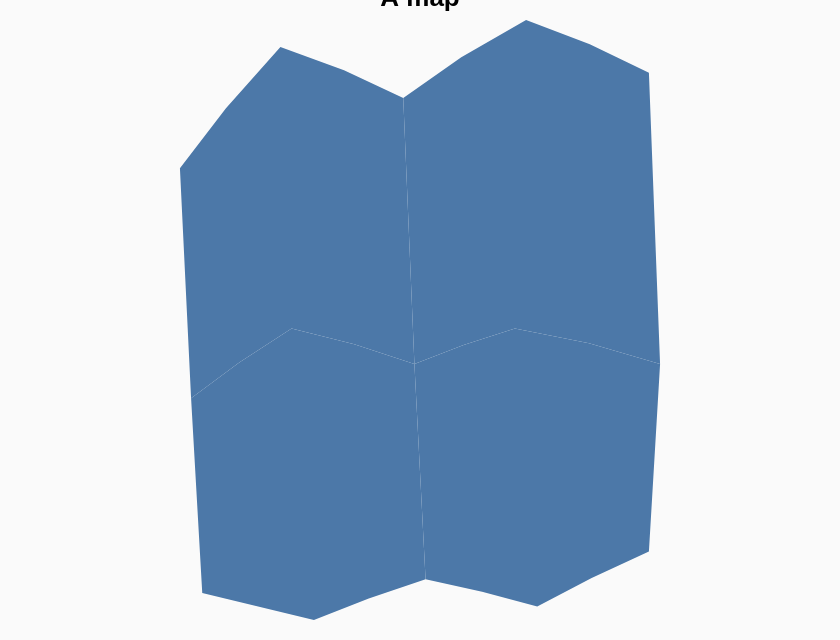

Vega-Lite specification for this chart:
### Vega-Lite specification from a JSON file in a GitHub repository (floating-point values rounded to 4 significant figures)
{"$schema": "https://vega.github.io/schema/vega-lite/v6.json", "padding": 10, "autosize": "none", "width": 400, "height": 300, "title": "A map", "background": "#fafafa", "data": {"values": {"type": "FeatureCollection", "features": [{"type": "Feature", "properties": {"name": "west", "value": 3, "cat": "a"}, "geometry": {"type": "Polygon", "coordinates": [[[-11, 48], [-2, 52], [9, 50], [10, 36], [0, 33], [-10, 35], [-11, 48]]]}}, {"type": "Feature", "properties": {"name": "east", "value": 5, "cat": "b"}, "geometry": {"type": "Polygon", "coordinates": [[[9, 50], [18, 52], [31, 50], [30, 38], [20, 34], [10, 36], [9, 50]]]}}, {"type": "Feature", "properties": {"name": "north-west", "value": 2, "cat": "a"}, "geometry": {"type": "Polygon", "coordinates": [[[-12, 60], [-3, 65], [8, 63], [9, 50], [-2, 52], [-11, 48], [-12, 60]]]}}, {"type": "Feature", "properties": {"name": "north-east", "value": 8, "cat": "b"}, "geometry": {"type": "Polygon", "coordinates": [[[8, 63], [19, 66], [30, 64], [31, 50], [18, 52], [9, 50], [8, 63]]]}}]}, "format": {"property": "features"}}, "projection": {"type": "mercator"}, "mark": "geoshape"}
